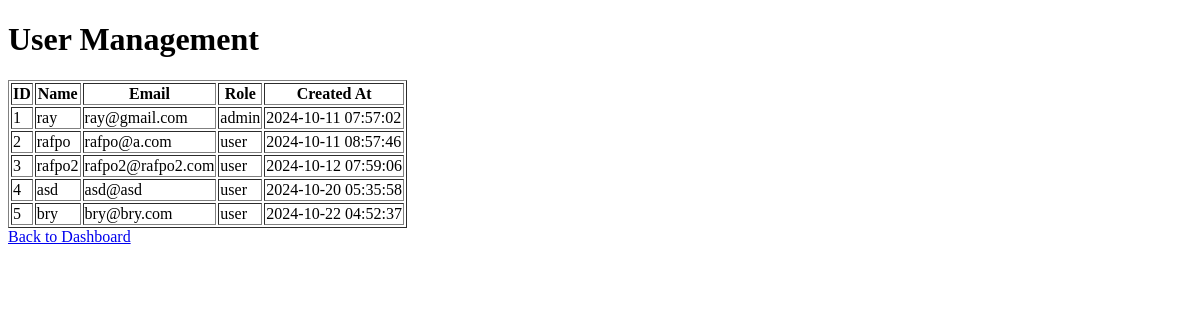
Page /lec/admin/user-management.php on the earlier database version.
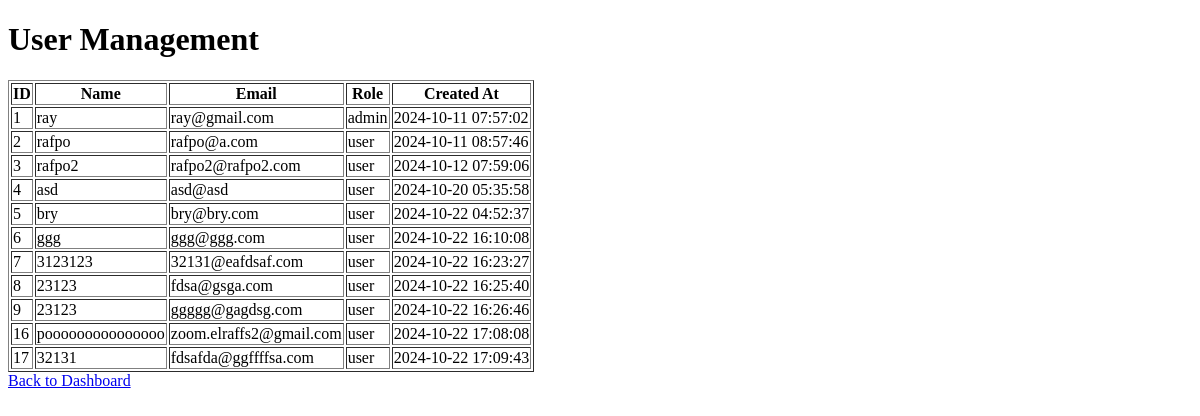
Same page on the later database version.
### tables this page shows
CREATE TABLE `users` (
  `id` int(11) NOT NULL,
  `name` varchar(100) NOT NULL,
  `email` varchar(100) NOT NULL,
  `password` varchar(255) NOT NULL,
  `role` enum('admin','user') DEFAULT 'user',
  `created_at` timestamp NOT NULL DEFAULT current_timestamp(),
  `account_activation_hash` varchar(64) DEFAULT NULL
);

### lec/admin/user-management.php (the view, shortened to what this page needs)
<?php
$database = new Database();
$db = $database->getConnection();
$query = "SELECT id, name, email, role, created_at FROM users ORDER BY created_at ASC";
$users = $db->query($query)->fetchAll(PDO::FETCH_ASSOC);
?>
<!DOCTYPE html>
<html>
<head>
</head>
<body>
    <h1>User Management</h1>
    <table border="1">
        <tr>
            <th>ID</th>
            <th>Name</th>
            <th>Email</th>
            <th>Role</th>
            <th>Created At</th>
        </tr>
        <?php foreach ($users as $user): ?>
        <tr>
            <td><?= htmlspecialchars($user['id']) ?></td>
            <td><?= htmlspecialchars($user['name']) ?></td>
            <td><?= htmlspecialchars($user['email']) ?></td>
            <td><?= htmlspecialchars($user['role']) ?></td>
            <td><?= htmlspecialchars($user['created_at']) ?></td>
        </tr>
        <?php endforeach; ?>
    </table>
    <a href="dashboard.php">Back to Dashboard</a>
</body>
</html>

Differences in the rows shown:
added users: id "6", name "ggg", email "ggg@ggg.com", role "user", created_at "2024-10-22 16:10:08"
added users: id "7", name "3123123", email "32131@eafdsaf.com", role "user", created_at "2024-10-22 16:23:27"
added users: id "8", name "23123", email "fdsa@gsga.com", role "user", created_at "2024-10-22 16:25:40"
added users: id "9", name "23123", email "ggggg@gagdsg.com", role "user", created_at "2024-10-22 16:26:46"
added users: id "16", name "pooooooooooooooo", email "zoom.elraffs2@gmail.com", role "user", created_at "2024-10-22 17:08:08"
added users: id "17", name "32131", email "fdsafda@ggffffsa.com", role "user", created_at "2024-10-22 17:09:43"
